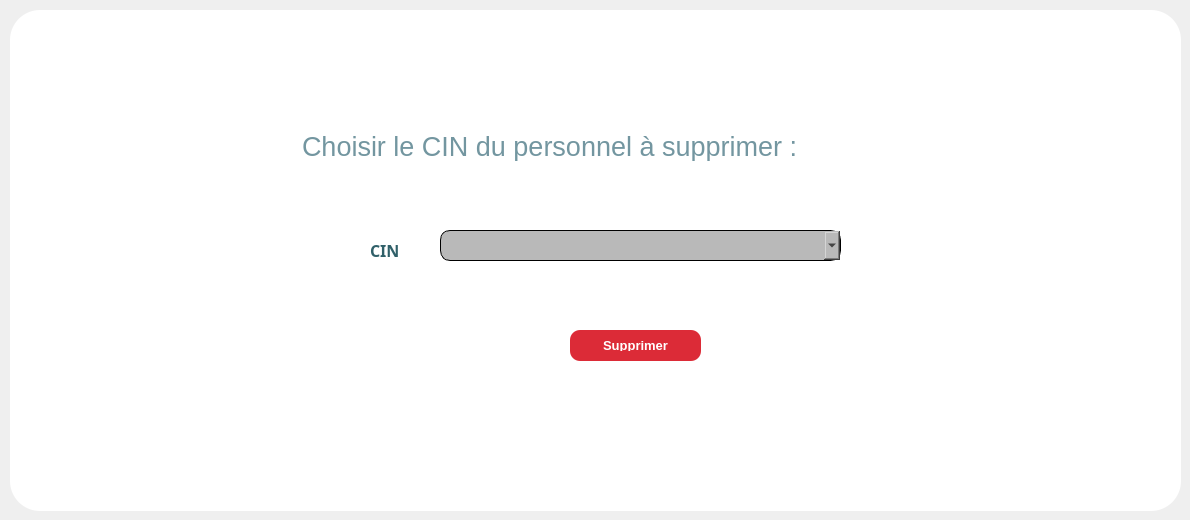
   <widget class="QWidget" name="tab_2">
    <attribute name="title">
     <string>Suppression données</string>
    </attribute>
    <widget class="QGroupBox" name="groupBox_6">
     <property name="geometry">
      <rect>
       <x>10</x>
       <y>10</y>
       <width>1171</width>
       <height>501</height>
      </rect>
     </property>
     <property name="cursor">
      <cursorShape>ArrowCursor</cursorShape>
     </property>
     <property name="styleSheet">
      <string notr="true">background-color:white;
border-radius: 30px;
</string>
     </property>
     <property name="title">
      <string/>
     </property>
     <widget class="QPushButton" name="pushButton_supprimer_perso">
      <property name="geometry">
       <rect>
        <x>560</x>
        <y>320</y>
        <width>131</width>
        <height>31</height>
       </rect>
      </property>
      <property name="font">
       <font>
        <pointsize>10</pointsize>
        <weight>75</weight>
        <bold>true</bold>
       </font>
      </property>
      <property name="cursor">
       <cursorShape>PointingHandCursor</cursorShape>
      </property>
      <property name="styleSheet">
       <string notr="true">#pushButton_supprimer_perso{
background-color : #DC2B37;
border-radius : 10px ;
color : white ; 
padding : 10px ;}

#pushButton_supprimer_perso:hover{
color : white ; 
background-color : #EE4A43;}













</string>
      </property>
      <property name="text">
       <string>Supprimer</string>
      </property>
     </widget>
     <widget class="QPushButton" name="pushButton_RESET">
      <property name="geometry">
       <rect>
        <x>550</x>
        <y>390</y>
        <width>171</width>
        <height>41</height>
       </rect>
      </property>
      <property name="font">
       <font>
        <pointsize>10</pointsize>
        <weight>75</weight>
        <bold>true</bold>
       </font>
      </property>
      <property name="cursor">
       <cursorShape>PointingHandCursor</cursorShape>
      </property>
      <property name="styleSheet">
       <string notr="true">/*#pushButton_RESET
{background-color : #333770 ;
border-radius : 10px ;
color : white ; 
padding : 10px ; 
border:none ; }


#pushButton_RESET:hover
{
color : white ; 
background-color : #26577C; }*/
background-color : none ; </string>
      </property>
      <property name="text">
       <string/>
      </property>
     </widget>
     <widget class="QLabel" name="label_39">
      <property name="geometry">
       <rect>
        <x>360</x>
        <y>230</y>
        <width>47</width>
        <height>21</height>
       </rect>
      </property>
      <property name="font">
       <font>
        <family>Neue Haas Grotesk Text Pro Extr</family>
        <pointsize>12</pointsize>
        <weight>75</weight>
        <bold>true</bold>
       </font>
      </property>
      <property name="styleSheet">
       <string notr="true">color: #306069;</string>
      </property>
      <property name="text">
       <string>CIN</string>
      </property>
     </widget>
     <widget class="QComboBox" name="comboBox_supprimer_perso">
      <property name="geometry">
       <rect>
        <x>430</x>
        <y>220</y>
        <width>401</width>
        <height>31</height>
       </rect>
      </property>
      <property name="styleSheet">
       <string notr="true">background-color: rgb(185, 185, 185) ; 
border-radius : 10px ; 
border : 1px solid black ;</string>
      </property>
     </widget>
     <widget class="QLineEdit" name="lineEdit_2">
      <property name="geometry">
       <rect>
        <x>290</x>
        <y>120</y>
        <width>561</width>
        <height>31</height>
       </rect>
      </property>
      <property name="font">
       <font>
        <family>MS Shell Dlg 2</family>
        <pointsize>20</pointsize>
        <weight>50</weight>
        <italic>false</italic>
        <bold>false</bold>
       </font>
      </property>
      <property name="styleSheet">
       <string notr="true">padding-top : 100px ;
padding-bottom : 100px ;
font: 20pt &quot;MS Shell Dlg 2&quot;;
color : #7396A0 ;</string>
      </property>
      <property name="text">
       <string>Choisir le CIN du personnel à supprimer :</string>
      </property>
     </widget>
    </widget>
   </widget>
